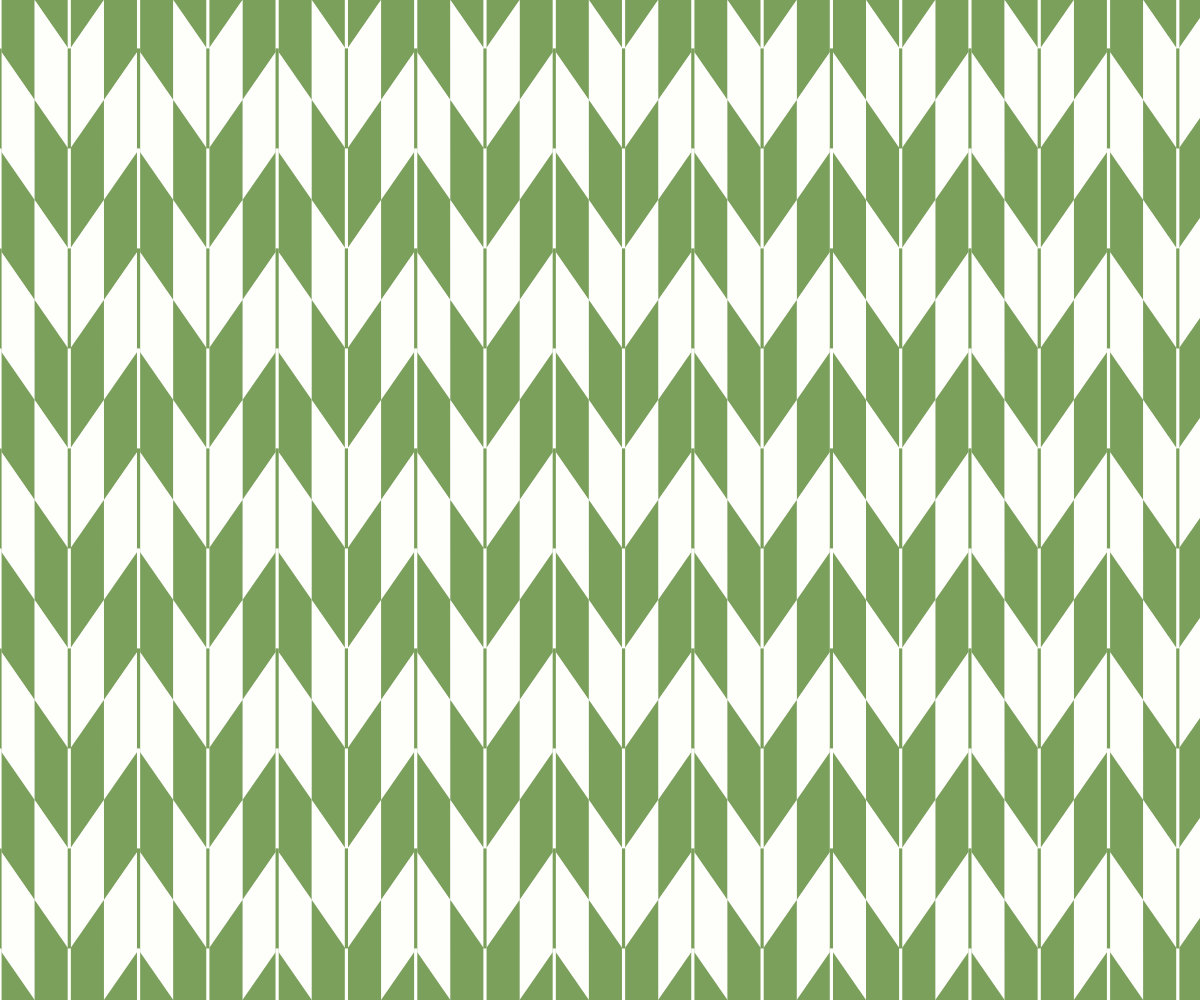
Frame 1 (no input)
Frame 2 (the mouse pressed at the canvas centre, redrawn once): identical to frame 1, image omitted

The p5.js sketch that drew this single still picture (run headless with seeded random() and noise() and a simulated clock; the mouse was pressed at the canvas centre and the sketch redrawn once):

// p5.js sketch
// ── sketch.js
"use strict"

const GREEN = "#7BA05B";
const WHITE = "#FEFEFA";

function setup(){
	createCanvas(windowWidth, windowHeight);
	angleMode(DEGREES);
	textAlign(CENTER, CENTER); textSize(14);
	noLoop();
	noSmooth();
	strokeCap(PROJECT);
}

function draw(){
	background(222);
	noStroke();

	const w = 40;
	const h = 100;
	const deg = 30;
	const pX = w * cos(deg);
	const rows = floor(height / h) + 2;
	const cols = floor(width / w) + 1;
	for(let r=0; r<rows; r++){
		for(let c=0; c<cols; c++){
			const x = c * pX * 2;
			const y = r * h - h / 2;
			const d = (c%2==0) ? deg:-deg;
			if(r%2==0){
				drawArrow(x, y, w, h, d, GREEN, WHITE);
			}else{
				drawArrow(x, y, w, h, d, WHITE, GREEN);
			}
		}
	}
}

function drawArrow(x, y, w, h, deg, cMain, cSub){
	fill(cMain);
	noStroke();
	drawRhombus(x, y, w, h, deg);
	drawRhombus(x, y, w, h, 180-deg);
	stroke(cSub); strokeWeight(w*0.08);
	line(x, y, x, y+h);
}

function drawRhombus(x, y, w, h, deg){
	const oX = w*cos(deg);
	const oY = h*sin(deg);
	push();
	translate(x, y);
	beginShape();
	vertex(0, 0);
	vertex(oX, oY);
	vertex(oX, oY+h);
	vertex(0, h);
	endShape();
	pop();
}
